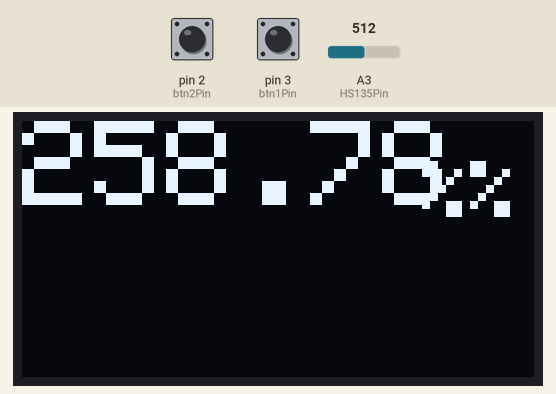
Simulated run of this sketch. Board: Arduino Uno, built with avr-gcc and run on an emulated ATmega328P. Parts: 128×64 one-colour display. The test bench sets the inputs (shaded band); at power-on: pin 3 (btn1Pin) HIGH, A3 (HS135Pin) = 512, pin 2 (btn2Pin) HIGH.

Above: at 6.2 s.
6.3 s: pin 3 (btn1Pin) pulled LOW for 0.15 s
At 7.4 s:
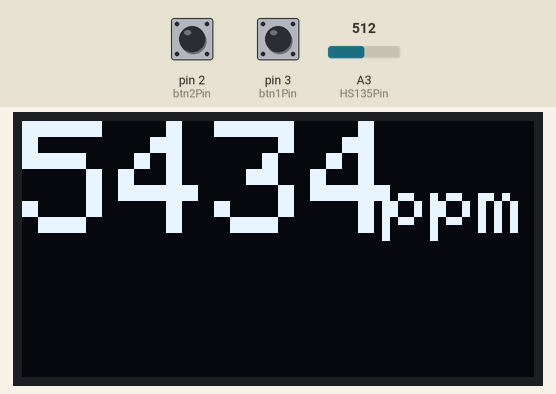
8.1 s: A3 (HS135Pin) set to 490
At 8.9 s:
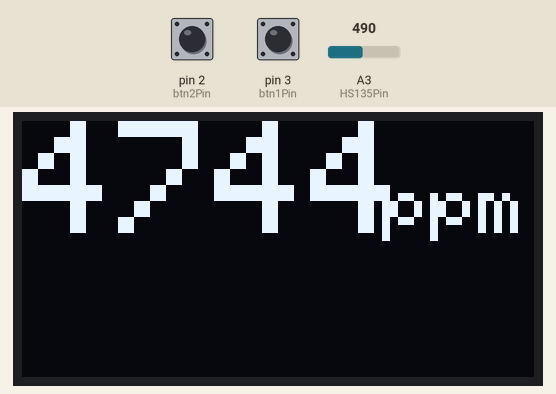
9.7 s: pin 2 (btn2Pin) pulled LOW for 0.15 s
At 10.6 s:
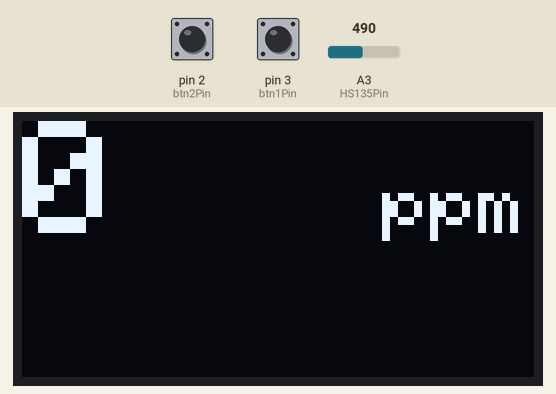
11.3 s: pin 3 (btn1Pin) pulled LOW for 1 s
At 12.6 s:
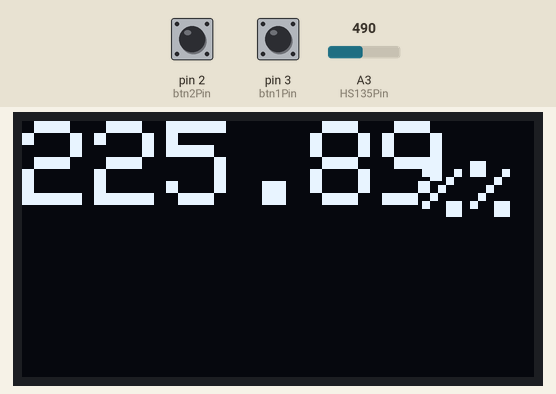
13.8 s: A3 (HS135Pin) set to 510
At 14.7 s:
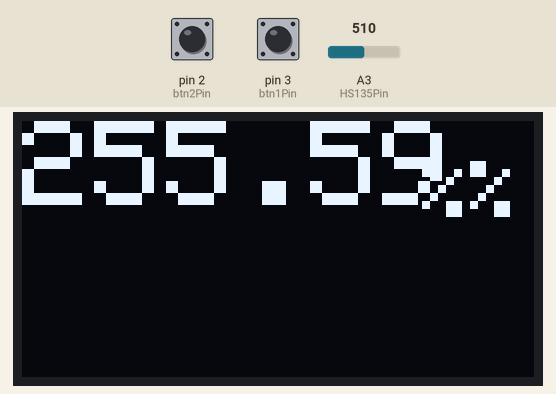
15.4 s: A3 (HS135Pin) set to 306
At 16.4 s:
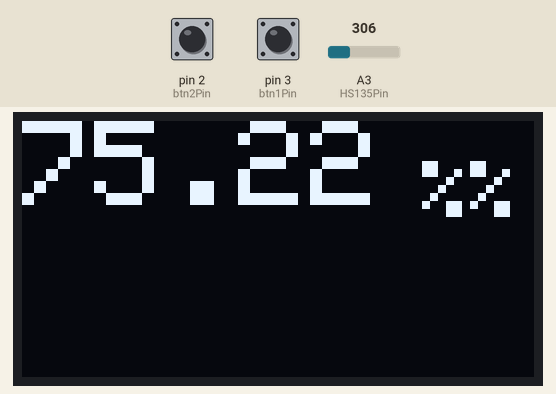
Timing chart, 0 to 18.0 s (numbered marks = the images above; inputs shaded):
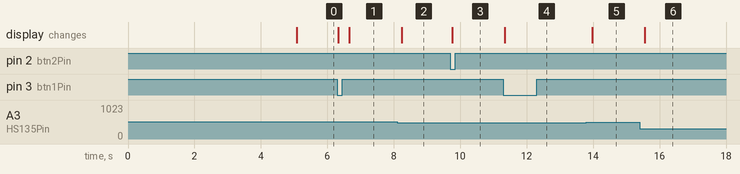

Measured:
- after the input at 6.3 s, the display: first changes at once (image 1 shows a later state)
- after the input at 8.1 s, the display: changes after 0.14 s (image 2)
- after the input at 9.7 s, the display: changes after 0.05 s (image 3)
- after the input at 11.3 s, the display: changes at once (image 4)
- after the input at 13.8 s, the display: changes after 0.18 s (image 5)
- after the input at 15.4 s, the display: changes after 0.16 s (image 6)

The sketch:

AlkoholSensor.ino
```cpp
// Ardrunk alcohol meter
//
// Can display promille in blood (BAC) or ppm in air
//
// Using HS135 sensor and SSD1306 OLED display
//
// PepperoniPingu 2022


#include <Wire.h> // Library for the I2C protocol. Used for the display
#include <Adafruit_SSD1306.h> // OLED screen library
#include <Adafruit_GFX.h> // Graphics library

#define SCREEN_WIDTH 128 // OLED display width, in pixels
#define SCREEN_HEIGHT 64 // OLED display height, in pixels

#define SCREEN_ADDRESS 0x3C // I2C address of the OLED display
Adafruit_SSD1306 display(SCREEN_WIDTH, SCREEN_HEIGHT, &Wire); // Define the display

#define HS135Pin A3 // Sensor pin
#define btn1Pin 3 // Button 1 pin
#define btn2Pin 2 // Button 2 pin

#define e 2.7182818284

#define programStates 2 // Number of states the program can be in, like different apps
enum ProgramState { BACPromi, PPM }; // The different states/apps
ProgramState programState = BACPromi; // Starting state

float sensorValue;  // Variable to store sensor value
float tareOffset; // If tared, the value to disregard is stored here
bool tareState; // If tared or not

unsigned long lastReading; // Time when sensor was read last. Used to make a delay between each measurement
unsigned long lastButtonPress; // Time when a button was pressed last. Used to debounce the buttons

bool pressedButtons [2]; // The states of the buttons
bool lastPressedButtons[2]; // The last states of the buttons. Used to detect when the button state has changed.


void setup() {
  display.begin(SSD1306_SWITCHCAPVCC, SCREEN_ADDRESS); // Initialize the screen

  // Set up the buttons as inputs with pullups
  pinMode(btn1Pin, INPUT_PULLUP);
  pinMode(btn2Pin, INPUT_PULLUP);

  // Display that the sensor is warming up
  display.clearDisplay();
  display.setTextSize(2);             // Normal 1:1 pixel scale
  display.setTextColor(SSD1306_WHITE);        // Draw white text
  display.setCursor(2,22);             // Start at top-left corner
  display.println("Warming up"); // Print to the screen buffer
  display.display(); // Display the screen buffer

  delay(5000); // Allow the MQ3 to warm up
}


// Main loop
void loop() {
  readButtons(); // Update the button states

  changeProgramState(); // Change the program state depending on the button states

  // Decide which state/app to run
  switch(programState) {
    case BACPromi:
      BACPromiLoop();
      break;

    case PPM:
      PPMLoop();
      break;

    default:
      BACPromiLoop();
      break;
  }
}


// Routine for displaying BAC
void BACPromiLoop() {

  // Read the sensor every 500 ms
  if(millis() - lastReading > 500) {
    sensorValue = analogRead(HS135Pin); // Read sensor

    sensorValue = (sensorValue/1023)*5; // Convert value to voltage
    sensorValue = voltageToPPM(sensorValue); // Convert voltage to ppm
    sensorValue = PPMToBACPromi(sensorValue); // Convert to BAC

    lastReading = millis(); // Save when last reading was done
    }

  // Tare or un-tare if button 2 was pressed
  if(pressedButtons[1] == HIGH && lastPressedButtons[1] != pressedButtons[1]) {
    tareState = !tareState;
    if(tareState) {
      tareOffset = sensorValue;
    } else tareOffset = 0;
  }

  display.clearDisplay(); // Clear the display buffer

  display.setTextSize(3);             // Normal 1:1 pixel scale
  display.setTextColor(SSD1306_WHITE);        // Draw white text
  display.setCursor(0,0);             // Start at top-left corner
  display.print(sensorValue - tareOffset > 0? sensorValue - tareOffset : 0); // Print the BAC. If less than 1, print 0
  display.setTextSize(2);
  display.setCursor(100, 10); // Print the unit
  display.println("%%");

  display.display();
}


// Routine for displaying ppm in the air
void PPMLoop() {

  // Read the sensor every 500 ms
  if(millis() - lastReading > 500) {
    sensorValue = analogRead(HS135Pin); // Read sensor

    sensorValue = (sensorValue/1023)*5; // Convert value to voltage
    sensorValue = voltageToPPM(sensorValue); // Convert voltage to ppm

    lastReading = millis(); // Save when last reading was done
    }

  // Tare or un-tare if button 2 was pressed
  if(pressedButtons[1] == HIGH && lastPressedButtons[1] != pressedButtons[1]) {
    tareState = !tareState;
    if(tareState) {
      tareOffset = sensorValue;
    } else tareOffset = 0;
  }

  display.clearDisplay(); // Clear the display buffer

  display.setTextSize(4);             // Normal 1:1 pixel scale
  display.setTextColor(SSD1306_WHITE);        // Draw white text
  display.setCursor(0,0);             // Start at top-left corner
  display.print(round(sensorValue - tareOffset) > 0? round(sensorValue - tareOffset) : 0); // Print the ppm. If less than 1, print 0
  display.setTextSize(2);
  display.setCursor(90, 14);
  display.println("ppm"); // Print the unit

  display.display();
}


// Function for reading and debouncing buttons
void readButtons() {

  // Save last button states
  lastPressedButtons[0] = pressedButtons[0];
  lastPressedButtons[1] = pressedButtons[1];

  // Read buttons
  if (millis() - lastButtonPress > 20) {
    if(digitalRead(btn1Pin) == LOW) {
      pressedButtons[0] = HIGH;
      lastButtonPress = millis();
    } else pressedButtons[0] = LOW;
    if(digitalRead(btn2Pin) == LOW) {
      pressedButtons[1] = HIGH;
      lastButtonPress = millis();
    } else pressedButtons[1] = LOW;
  }
}

// Function for switching program state/app
void changeProgramState() {
  if(pressedButtons[0] == HIGH  && pressedButtons[0] != lastPressedButtons[0]) {
    if(programState < programStates - 1) {
      programState = programState + 1;
    } else {
      programState = 0;
    }

    tareOffset = 0;
  }
}


// Convert voltage between 0v-5v to PPM in the air
float voltageToPPM(float volts) {
  float PPM = -62517.681/(1+(-233.21972)*pow(e, -1.16923373*volts)); // Function decided through doing regression on the sensors (HS135) datasheet.
  return PPM;
}

// Convert PPM in the air to promille in the blood
float PPMToBACPromi(float PPM) {
  float BACPromi = PPM / 21; // For every 21 promille in the blood there is 1 ppm in the breath. Standard value agreed upon. Actual
  return BACPromi;
}
```
